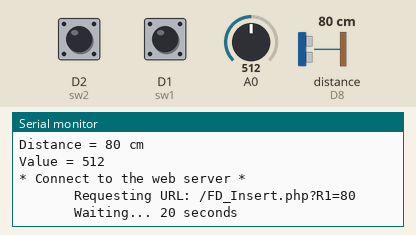
Simulated run of this sketch. Board: ESP8266 (NodeMCU). Parts: the last lines printed to the serial monitor. Wiring (inferred from the names in the program): ultrasonic range finder: trigger D7; echo D8. Inputs (shaded band) come from the test bench; at power-on: D1 (sw1) HIGH, distance to the obstacle (sensor on D8) 80 cm, A0 = 512, D2 (sw2) LOW. The echo pulse lasts 58.3 µs per cm; WiFi joins after 1.5 s; servers stay silent unless stated.

Above: at 2.7 s.
2.8 s: D1 (sw1) pulled LOW for 1.45 s
5.7 s: distance to the obstacle (sensor on D8) set to 2 cm
At 6.51 s:
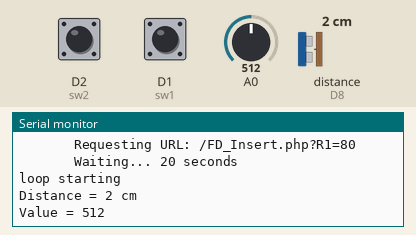
7.4 s: A0 set to 716
At 8.2 s:
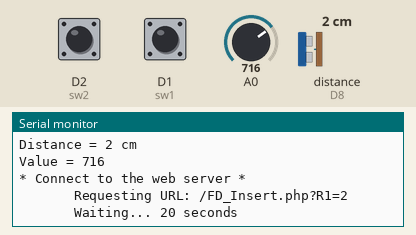
9.1 s: distance to the obstacle (sensor on D8) set to 4 cm
At 10.5 s:
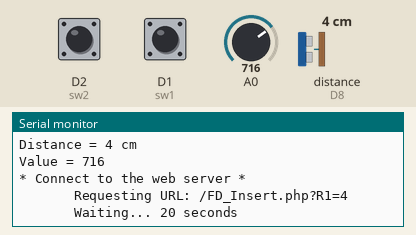
10.8 s: A0 set to 900
At 11.33 s:
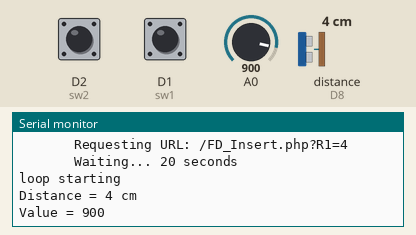
12.5 s: D1 (sw1) pulled LOW for 1.45 s
Timing chart, 0 to 15.5 s (numbered marks = the images above; inputs shaded):
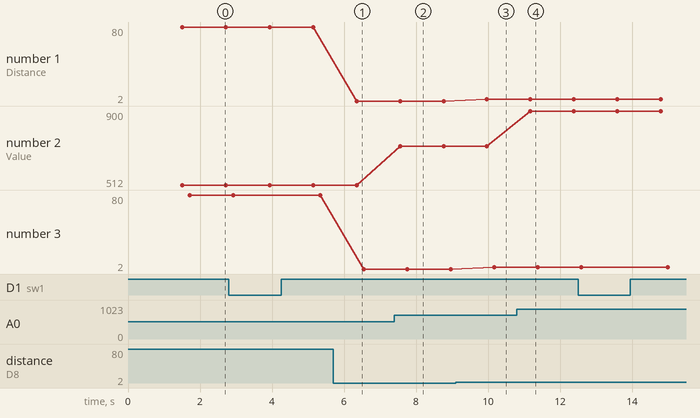

The sketch:

ffinal.ino
```cpp
#include <ESP8266WiFi.h>
int trigPin = D7;
int echoPin = D8;
const char* ssid = "Bozz"; //Change to your SSID
const char* password = "88888888"; //Change to your PW
const char* host = "192.168.43.74"; //Change to your computer IP address
int value = 0;
int sw1 =D1;
int sw2 =D2;
//int buzzer = D0;
//int toggle = 0;
WiFiClient client;

void setup() {
  pinMode(trigPin, OUTPUT);
  pinMode(echoPin, INPUT);
  pinMode(sw1, INPUT);
  pinMode(sw2, INPUT);
 // pinMode(buzzer, OUTPUT);
  Serial.begin(115200);
  //delay(1000); //Waiting
  //Connect to the access point==============
  Serial.println("Begin a WiFi connnection");
  Serial.println();
  Serial.print("Connecting to ");
  Serial.println(ssid);

  WiFi.mode(WIFI_STA);
  WiFi.begin(ssid, password);

  while (WiFi.status() != WL_CONNECTED) {
    delay(500);
    Serial.print(".");
  }
  Serial.println();
  Serial.print("Connected, IP address: ");
  Serial.println(WiFi.localIP());
  //Serial.println("Done");


  //(= _ =)/
  //delay(1000);
  //==========================================
}

void loop() {

  Serial.println("loop starting");
  WiFi.begin(ssid, password);
  long duration, dist;
  digitalWrite(trigPin, LOW);
  delayMicroseconds(2);
  digitalWrite(trigPin, HIGH);
  delayMicroseconds(5);
  digitalWrite(trigPin, LOW);
  duration = pulseIn(echoPin, HIGH);
  dist = (duration / 29) / 2;
  Serial.print("Distance = ");
  Serial.print(dist);
  Serial.println(" cm");
  // Read the value and show on Serial Monitor
  value = analogRead(A0);
  Serial.print("Value = ");
  Serial.println(value);
  if (digitalRead(sw1) == LOW) {
    // toggle =!toggle;

    // Create an url to send to the web server
    // This url includes the resistance value
    String url = "";
    url += "/FR_Insert.php";
    url += "?R1=";
    url += value;
    //If you can connect to the web server
    if (client.connect(host, 80)) {
      Serial.println("* Connect to the web server *");
      Serial.print("       Requesting URL: ");
      Serial.println(url);

      // This will send the request to the server
      client.print(String("GET ") + url + " HTTP/1.1\r\n" +
                   "Host: " + host + "\r\n" +
                   "Connection: close\r\n\r\n\r");
      Serial.println("       Waiting... 20 seconds");
    }
  }else if(digitalRead(sw2)==LOW){
      String url = "";
    url += "/FD_Insert.php";
    url += "?R1=";
    url += dist;
    //If you can connect to the web server
    if (client.connect(host, 80)) {
      Serial.println("* Connect to the web server *");
      Serial.print("       Requesting URL: ");
      Serial.println(url);

      // This will send the request to the server
      client.print(String("GET ") + url + " HTTP/1.1\r\n" +
                   "Host: " + host + "\r\n" +
                   "Connection: close\r\n\r\n\r");
      Serial.println("       Waiting... 20 seconds");

    }else {
      Serial.println("+++ Cannot connect to the web server +++");
    }
  }

  client.stop();
  delay(1000); //every 20 seconds
}
```

Measured:
- after the input at 5.7 s, the serial monitor: prints a new line after 0.65 s (image 1)
- after the input at 7.4 s, the serial monitor: prints a new line after 0.16 s (image 2)
- after the input at 9.1 s, the serial monitor: prints a new line after 0.87 s (image 3)
- after the input at 10.8 s, the serial monitor: prints a new line after 0.38 s (image 4)
- plotted number 1: 80 → 2 after the input at 5.7 s, 2 → 4 after the input at 9.1 s
- plotted number 2: 512 → 716 after the input at 7.4 s, 716 → 900 after the input at 10.8 s
- plotted number 3: 80 → 2 after the input at 5.7 s, 2 → 4 after the input at 9.1 s
